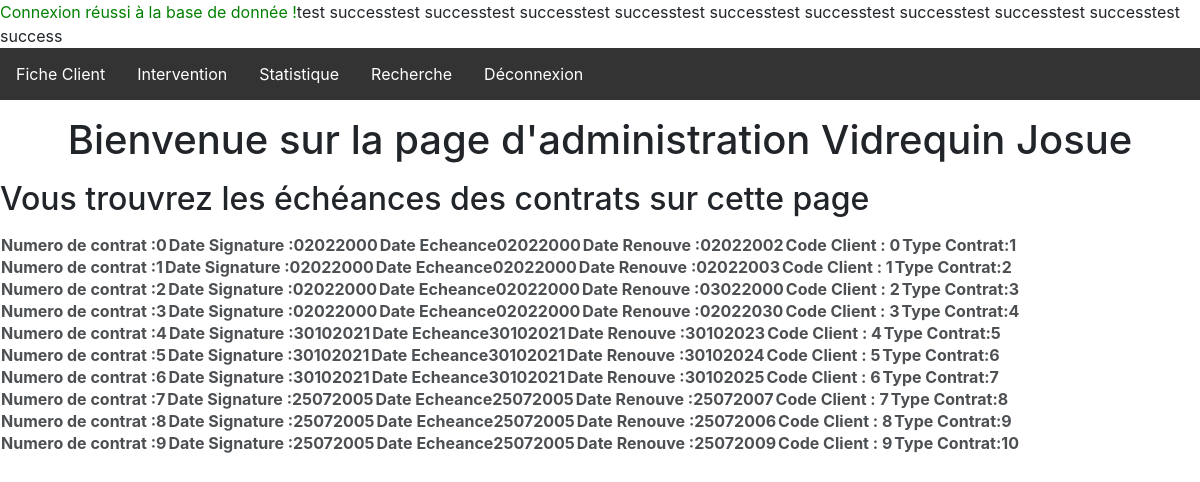
/Panel/Technicien/index.php (signed in), run on the app's committed database.
### tables this page shows
CREATE TABLE `Contrat_Maintenance` (
  `NumerodeContrat` int(11) NOT NULL,
  `dateSignature` varchar(50) NOT NULL,
  `dateEcheance` varchar(50) NOT NULL,
  `Date_Renouvellement` varchar(50) NOT NULL,
  `Code_Client` int(11) NOT NULL,
  `RefTypeContrat` int(11) NOT NULL,
  PRIMARY KEY (`NumerodeContrat`),
  UNIQUE KEY `Contrat_Maintenance_Client_AK` (`Code_Client`),
  KEY `Contrat_Maintenance_TypeContrat0_FK` (`RefTypeContrat`),
  CONSTRAINT `Contrat_Maintenance_Client_FK` FOREIGN KEY (`Code_Client`) REFERENCES `Client` (`Code_Client`),
  CONSTRAINT `Contrat_Maintenance_TypeContrat0_FK` FOREIGN KEY (`RefTypeContrat`) REFERENCES `TypeContrat` (`RefTypeContrat`)
);

CREATE TABLE `employe` (
  `Num_Matricule` int(11) NOT NULL,
  `Nom` varchar(50) NOT NULL,
  `Prenom` varchar(50) NOT NULL,
  `adresse` varchar(50) NOT NULL,
  `dateembauche` varchar(200) NOT NULL,
  `password` varchar(50) NOT NULL,
  `role` int(11) NOT NULL DEFAULT 0,
  PRIMARY KEY (`Num_Matricule`)
);

### Panel/Technicien/index.php (the view, shortened to what this page needs)
<?php
require_once "../../config.php";
if (empty($_SESSION)) {
    echo '<meta http-equiv="refresh" content="0;URL=./kicked.php">';
}
else if (isset($_SESSION['Matricule'])) {
    $temp = $_SESSION['Matricule'];
    $sql = $conn->query("SELECT Prenom FROM employe WHERE Num_Matricule='$temp'");
    $data = $sql->fetchColumn();
    $sql1 = $conn->query("SELECT Nom FROM employe WHERE Num_Matricule='$temp'");
    $dato = $sql1->fetchColumn();
    try {
        $sqlu = $conn->query("SELECT * FROM `Contrat_Maintenance`");
        while ($donnees = $sqlu->fetch()) {
            echo "test success";
        }
    } catch (Exception $e) {
        die('Erreur : ' . $e->getMessage());
    }
}
?>
    <link href="//maxcdn.bootstrapcdn.com/bootstrap/4.0.0/css/bootstrap.min.css" rel="stylesheet" id="bootstrap-css">
    <link href="https://www.naimo.me/CASHCASH/CSS/style.css" rel="stylesheet">
<body>
<div id="navbar">
    <ul>
        <li><a href="./client.php">Fiche Client</a></a></li>
        <li><a href="./intervention.php">Intervention</a></a></li>
        <li><a href="./statistique.php">Statistique</a></li>
        <li><a href="./recherche.php">Recherche</a></li>
        <li><a href="https://www.naimo.me/CASHCASH/logout.php" value="deco">Déconnexion</a></li>
    </ul>
    <div id="welcome">
        <center><h1>Bienvenue sur la page d'administration <?php echo $dato; ?>  <?php echo $data; ?></h1></center>
        <p>
        <h2>Vous trouvrez les échéances des contrats sur cette page</h2></p>
        <div id="box">
            <?php
            try {
                $sqlu = $conn->query("SELECT * FROM `Contrat_Maintenance`");
                while ($donnees = $sqlu->fetch()) {
                    echo "<table>";
                    echo "<TH>Numero de contrat :", "$donnees[NumerodeContrat] </TH>";
                    echo "<TH>Date Signature :", "$donnees[dateSignature] </TH>";
                    echo "<TH>Date Echeance", "$donnees[dateEcheance] </TH>";
                    echo "<TH>Date Renouve :", "$donnees[Date_Renouvellement] </TH>";
                    echo "<TH>Code Client :", " $donnees[Code_Client] </TH>";
                    echo "<TH>Type Contrat:", "$donnees[RefTypeContrat] </TH>";
                    echo "</table>";
                }
            } catch (Exception $e) {
                die('Erreur : ' . $e->getMessage());
            } ?>
        </div>
    </div>
</body>
</html>

### Panel/Technicien/index.php (style rules this page uses)
ul { list-style-type: none; margin: 0; padding: 0; overflow: hidden; background-color: #333; }
li { float: left; }
li a { display: block; color: white; text-align: center; padding: 14px 16px; text-decoration: none; }
#box { text-align: center; margin left: auto; margin right: auto; margin top: 60px; background-color: white; opacity: 0.8; color: black; }

### data on the page
contrat_maintenance: NumerodeContrat "0", dateSignature "02022000", dateEcheance "02022000", Date_Renouvellement "02022002", Code_Client "0", RefTypeContrat "1"
contrat_maintenance: NumerodeContrat "1", dateSignature "02022000", dateEcheance "02022000", Date_Renouvellement "02022003", Code_Client "1", RefTypeContrat "2"
contrat_maintenance: NumerodeContrat "2", dateSignature "02022000", dateEcheance "02022000", Date_Renouvellement "03022000", Code_Client "2", RefTypeContrat "3"
contrat_maintenance: NumerodeContrat "3", dateSignature "02022000", dateEcheance "02022000", Date_Renouvellement "02022030", Code_Client "3", RefTypeContrat "4"
contrat_maintenance: NumerodeContrat "4", dateSignature "30102021", dateEcheance "30102021", Date_Renouvellement "30102023", Code_Client "4", RefTypeContrat "5"
contrat_maintenance: NumerodeContrat "5", dateSignature "30102021", dateEcheance "30102021", Date_Renouvellement "30102024", Code_Client "5", RefTypeContrat "6"
contrat_maintenance: NumerodeContrat "6", dateSignature "30102021", dateEcheance "30102021", Date_Renouvellement "30102025", Code_Client "6", RefTypeContrat "7"
contrat_maintenance: NumerodeContrat "7", dateSignature "25072005", dateEcheance "25072005", Date_Renouvellement "25072007", Code_Client "7", RefTypeContrat "8"
contrat_maintenance: NumerodeContrat "8", dateSignature "25072005", dateEcheance "25072005", Date_Renouvellement "25072006", Code_Client "8", RefTypeContrat "9"
contrat_maintenance: NumerodeContrat "9", dateSignature "25072005", dateEcheance "25072005", Date_Renouvellement "25072009", Code_Client "9", RefTypeContrat "10"
employe: Nom "Vidrequin", Prenom "Josue"
